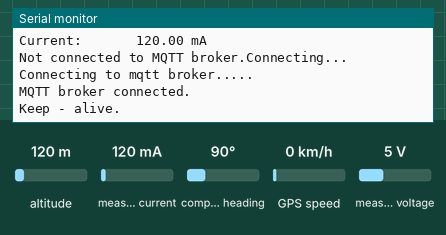
This sketch was run on a simulated ESP8266 (NodeMCU). Parts: the last lines printed to the serial monitor. The inputs (shaded band) are chosen by the test bench; at power-on: measured current 120 mA, measured voltage 5 V, altitude 120 m, compass heading 90°, GPS speed 0 km/h. WiFi joins after 1.5 s; servers stay silent unless stated; the GPS gets a fix after 3 s at 37.7749, -122.4194 with 8 satellites; no MQTT or app messages arrive unless stated.

Above: at 2.7 s.
2.8 s: measured current set to 40 mA
4.3 s: measured voltage set to 0.3 V
At 5.6 s:
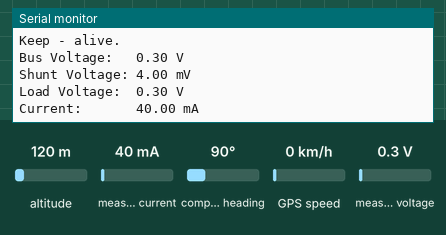
5.8 s: measured current set to 500 mA
At 6.01 s:
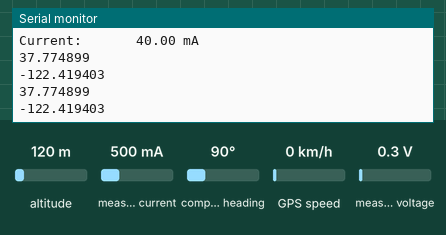
Timing chart, 0 to 8.8 s (numbered marks = the images above; inputs shaded):
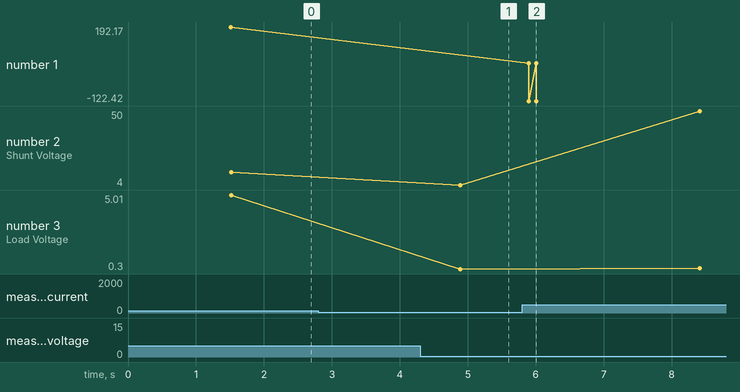

The sketch:

esp8266_mqtt_1.0.ino
```cpp
#include <TinyGPS++.h>
#include <SoftwareSerial.h>
#include <ESP8266WiFi.h>
#include <PubSubClient.h>

#include <Wire.h>
#include <Adafruit_INA219.h>


TinyGPSPlus gps;
//SoftwareSerial ss(4, 5);
SoftwareSerial ss(2, 0);

WiFiClient espClient;
PubSubClient client(espClient);

const char* ssid = "";  //
const char* password = ""; //

const char* mqtt_broker = "34.87.147.230";
const int mqtt_port = 1883;
const char* mqtt_user = "lohp";
const char* mqtt_password = "9oL.0p;/";

float latitude , longitude;
int year , month , date, hour , minute , second;
String date_str , time_str , lat_str , lng_str, sep;
int pm;

String clientId = "MQTT_Cagayan_de_Oro"; // enter unique Id at least 8 characters long and no space...

String chan = "lohp_esp_9oL.0p;/";

//payload
String sketch = "1.0.1_dev";
String st = " ";
String la = " ";
String lo = " ";
String da = " ";
String ti = " ";

float shuntvoltage = 0;
float busvoltage = 0;
float current_mA = 0;
float loadvoltage = 0;

Adafruit_INA219 ina219;

void setupWifi() {
  delay(10);
  Serial.println();
  Wire.begin(4, 5);
  uint32_t currentFrequency;
  ina219.begin();

  Serial.print("Connecting to ");
  Serial.println(ssid);
  WiFi.mode(WIFI_STA);
  WiFi.begin(ssid, password);
  while (WiFi.status() != WL_CONNECTED)
  {
    delay(500);
    Serial.print(".");
  }
  Serial.println("");
  Serial.println("WiFi connected");
  // Print the IP address
  Serial.println(WiFi.localIP());
  sep = "<><><><>";
}


void connectToBroker() {
   while (!client.connected()) {
        Serial.println("Connecting to mqtt broker.....");
        if (client.connect(clientId.c_str(),mqtt_user, mqtt_password)) {
            Serial.println("MQTT broker connected.");
        } else {
            Serial.print("failed with state ");
            Serial.print(client.state());
            delay(2000);
        }
    }
}

void readings(){
  shuntvoltage = ina219.getShuntVoltage_mV();
  busvoltage = ina219.getBusVoltage_V();
  current_mA = ina219.getCurrent_mA();
  loadvoltage = busvoltage + (shuntvoltage / 1000);

  Serial.print("Bus Voltage:   "); Serial.print(busvoltage); Serial.println(" V");
  Serial.print("Shunt Voltage: "); Serial.print(shuntvoltage); Serial.println(" mV");
  Serial.print("Load Voltage:  "); Serial.print(loadvoltage); Serial.println(" V");
  Serial.print("Current:       "); Serial.print(current_mA); Serial.println(" mA");
  Serial.println("");
}

void setup()
{
  Serial.begin(115200);
  ss.begin(9600);
  setupWifi();
  client.setServer(mqtt_broker, mqtt_port);
  client.setCallback(callback);


}

void callback(char *topic, byte *payload, unsigned int length) {
    Serial.print("Message arrived in topic: ");
    Serial.println(topic);
    Serial.print("Message:");
    for (int i = 0; i < length; i++) {
        Serial.print((char) payload[i]);
    }
    Serial.println();
    Serial.println("-----------------------");
}


String formatDate(int date, int month, int year){
        String d;

        if (date < 10)
          d = '0';
        d += String(date);

        d += " / ";

        if (month < 10)
          d += '0';
        d += String(month);

        d += " / ";

        if (year < 10)
          d += '0';
        d += String(year);

        return d;
}

String formatTime(int h, int m, int s){
        String t;
        int p;
        m = (m + 60);
        if (m > 59)
        {
          m = m - 60;
          h = h + 1;
        }
        h = (h + 7) ;
        if (h > 23)
          h = h - 24;

        if (h >= 12)
          p = 1;
        else
          p = 0;

        h = h % 12;

        if (h < 10)
          t = '0';
        t += String(h);

        t += " : ";

        if (m < 10)
          t += '0';
        t += String(m);

        t += " : ";

        if (s < 10)
          t += '0';
        t += String(s);

        if (p == 1)
          t += " PM ";
        else
          t += " AM ";

  return t;
}


void loop()
{
  readings();
  delay(1000);

  if(!client.connected()){
    Serial.println("Not connected to MQTT broker.Connecting...");
    connectToBroker();
  }
  client.loop();

  if(ss.available() <= 0) {
    Serial.println("No SoftwareSerial data available.");

    st = "SoftWare Serial data not available.";

  }

  while (ss.available() > 0)
    if (gps.encode(ss.read()))
    {
      st = "Software serial data available.";
      if (gps.location.isValid())
      {
        latitude = gps.location.lat();

        lat_str = String(latitude , 6);

        longitude = gps.location.lng();

        lng_str = String(longitude , 6);

        Serial.println(lat_str);
        Serial.println(lng_str);

        la = lat_str;
        lo = lng_str;

        delay(100);

      }

      if (gps.date.isValid())
      {
        date_str = "";
        date = gps.date.day();
        month = gps.date.month();
        year = gps.date.year();

        date_str = formatDate(date, month, year);

        da = date_str;

      }

      if (gps.time.isValid())
      {
        time_str = "";
        hour = gps.time.hour();
        minute = gps.time.minute();
        second = gps.time.second();

        time_str = formatTime(hour, minute, second);

        ti = time_str;


      }
    }
  Serial.println("Keep - alive.");
  String ka = "keepalive" + sep + clientId + sep + "alive";
  client.publish(chan.c_str(), ka.c_str());
  delay(300);

  String payload = "payload" + sep + clientId + sep + sketch + sep + st + sep + la + sep + lo + sep + da + sep + ti;
  client.publish(chan.c_str(), payload.c_str());
  delay(2000);

}
```

Measured:
- after the input at 4.3 s, the serial monitor: prints a new line after 0.59 s (image 1)
- plotted number 2: 4 → 50 after the input at 5.8 s
- plotted number 3: 5.01 → 0.3 after the input at 4.3 s, 0.3 → 0.35 after the input at 5.8 s
